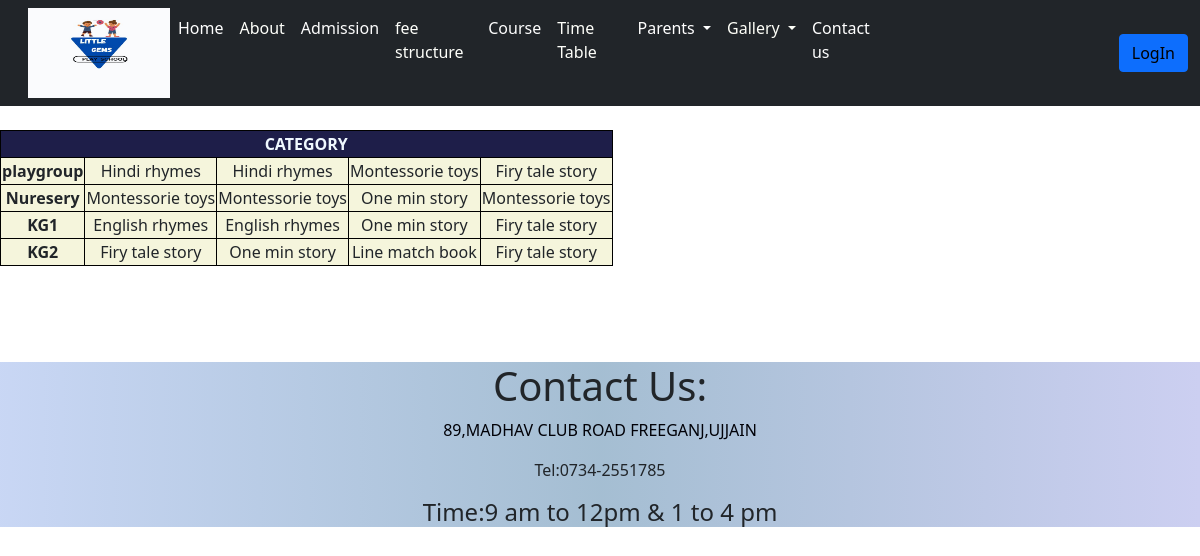
/pgc, run on the app's committed database.
### myapp/models.py (models this page shows)
class course_g(models.Model):
    play_g= models.ForeignKey(playg,on_delete=models.CASCADE)
    coures_name=models.CharField(max_length=20)
    def __str__(self):
        return self.coures_name

### myapp/views.py (the view)
# urls.py: path('pgc',views.show_plyg,name='pgc'),
def show_plyg(request):
       pg=playg.objects.get(name='Playgroup')
       playgroup=course_g.objects.filter(play_g=pg)
       nr=playg.objects.get(name='nursery')
       nursery= course_g.objects.filter(play_g=nr)
       kg_1=playg.objects.get(name='kg1')
       kg1= course_g.objects.filter(play_g=kg_1)
       kg_2=playg.objects.get(name='kg2')
       kg2= course_g.objects.filter(play_g=kg_2)
       data =playg.objects.all()
       return render(request,'pgc.html',{'data':data,'playgroup':playgroup,'nursery':nursery,'kg1':kg1,'kg2':kg2})

### myapp/templates/pgc.html (shortened to what this page needs)
{% extends 'base.html' %}
{% block body %}
<br>
<table class="r">
    <tr>
        <th class="th" colspan="7">CATEGORY</th>
    </tr>
    <tr>
        <th>playgroup</th>
        {% for i in playgroup %}
        <td>{{i}}</td>
        {% endfor %}
    </tr>
    <tr>
        <th>Nuresery</th>
        {% for i in nursery %}
        <td>{{i}}</td>
        {% endfor %}
    </tr>
    <tr>
        <th>KG1</th>
        {% for i in kg1 %}
        <td>{{i}}</td>
        {% endfor %}
    </tr>
    <tr>
        <th>KG2</th>
        {% for i in kg2 %}
        <td>{{i}}</td>
        {% endfor %}
    </tr>
</table>
<br><br>
{% endblock body %}

### myapp/templates/base.html (shortened to what this page needs)
{% load static %}
<!doctype html>
<html lang="en">
<head>
  <link href="https://cdn.jsdelivr.net/npm/bootstrap@5.0.2/dist/css/bootstrap.min.css" rel="stylesheet"
>
</head>
{% block bg %}
  <body>
{% endblock bg %}
 <nav class="navbar navbar-expand-lg navbar-dark bg-dark">
    <div class="container-fluid">
      <div class="collapse navbar-collapse" >
        <ul class="navbar-nav me-auto mb-2 mb-lg-0">
          <img src="{% static 'img/li.jpg' %}" width="20%" height="90px" >
          <li >
            <a class="nav-link active" aria-current="page" href="{% url 'home' %}" style="color: rgb(255, 255, 255);">Home</a>
          </li>
          <li >
            <a class="nav-link" href="{% url 'about' %}" style="color: rgb(254, 255, 250);">About</a>
          </li>
          <li >
            <a class="nav-link" href="{% url 'applyad' %}" style="color:  rgb(253, 253, 253);">Admission</a>
          </li>
          <li>
            <a class="nav-link" href="{% url 'feestr' %}" style="color: rgb(254, 255, 250);">fee structure</a>
          </li>
          <li >
            <a class="nav-link" href="{% url 'pgc' %}" style="color:  rgb(253, 253, 253);"> Course</a>
          </li>
          <li >
            <a class="nav-link" href="{% url 'ttpg' %}" style="color:  rgb(254, 255, 250);">Time Table</a>
          </li>
          <li class="nav-item dropdown">
            <a class="nav-link dropdown-toggle" href="#" id="navbarDropdown" role="button" data-bs-toggle="dropdown" aria-expanded="false" style="color: rgb(255, 255, 255);">
           Parents
            </a>
          </li>
          <li class="nav-item dropdown">
            <a class="nav-link dropdown-toggle" href="#" id="navbarDropdown" role="button" data-bs-toggle="dropdown" aria-expanded="false" style="color: rgb(254, 255, 248);">
              Gallery
            </a>
          </li>
          <li >
            <a class="nav-link" href="{% url 'contact' %}" style="color: rgb(255, 255, 255);">Contact us </a>
          </li>
        </ul>
      {% if request.session.uname %}
      <p class="me-4 mt-2">Welcome {{request.session.uname}}</p>
        <a href="logout"><button style="color: black;" class="btn btn-danger">Logout</button></a>
        {% else %}
        <a href="login"><button style="color: black;" class="btn btn-primary">LogIn</button></a>
        {% endif %}
      </div>
    </div>
  </nav>
  {% block body %}
  {% endblock body %}
  <br><br>
  <div class="contact">
    <h1>Contact Us:</h1>
    <p style="color: rgb(0, 0, 7);" >89,MADHAV CLUB ROAD FREEGANJ,UJJAIN</p>
    <p>Tel:0734-2551785</p>
    <h4>Time:9 am to 12pm & 1 to 4 pm</h4>
  </div>
</body>
</html>

### myapp/templates/base.html (style rules this page uses)
.contact { border: 6px; background-image: linear-gradient(to right, rgba(193, 209, 243, 0.877), rgba(152, 181, 204, 0.877), rgb(204, 207, 241)); text-align: center; }

### myapp/templates/pgc.html (style rules this page uses)
.th { text-align: center; background-color: rgb(30, 30, 73); color: aliceblue; }
table, th, td { border: 1px solid black; border-collapse: collapse; }
.r { background-color: beige; text-align: center; }

### data on the page
course_g: coures_name "Hindi rhymes"
course_g: coures_name "Hindi rhymes"
course_g: coures_name "Montessorie toys"
course_g: coures_name "Firy tale story"
course_g: coures_name "Montessorie toys"
course_g: coures_name "Montessorie toys"
course_g: coures_name "One min story"
course_g: coures_name "Montessorie toys"
course_g: coures_name "English rhymes"
course_g: coures_name "English rhymes"
course_g: coures_name "One min story"
course_g: coures_name "Firy tale story"
course_g: coures_name "Firy tale story"
course_g: coures_name "One min story"
course_g: coures_name "Line match book"
course_g: coures_name "Firy tale story"
